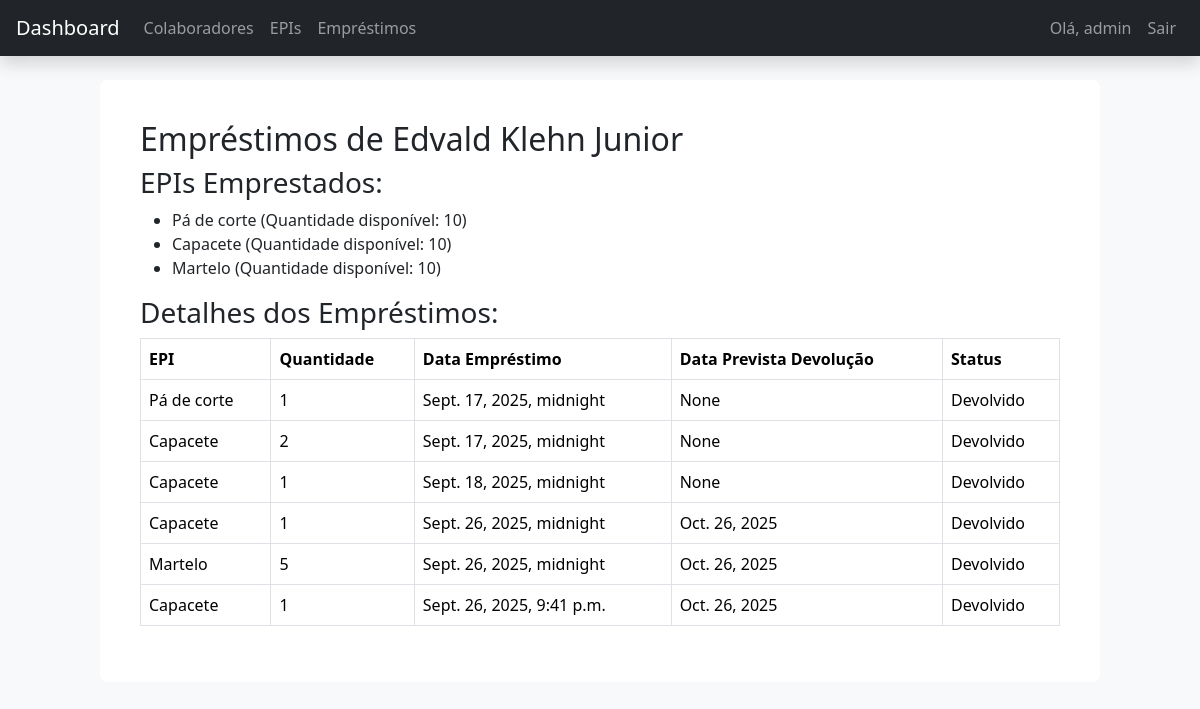
Before: /colaboradores/9/emprestimos/ (signed in) with the older database file.
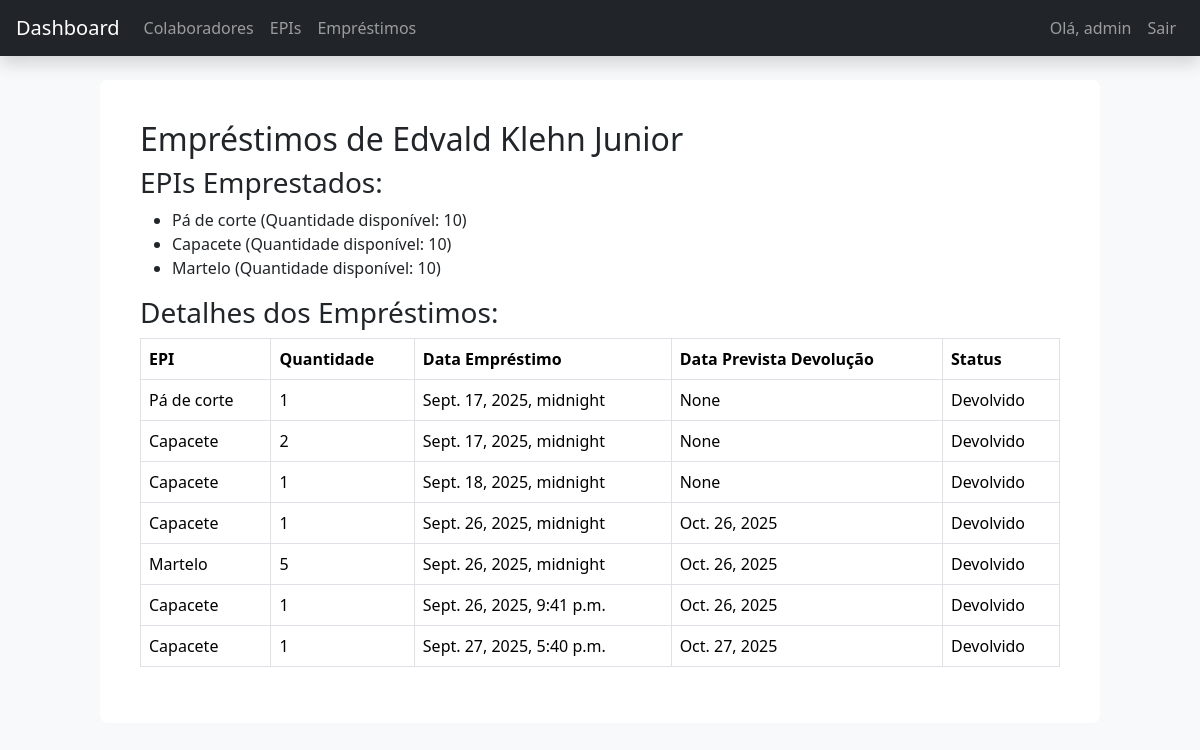
After: the same page with the newer database file.
### appEpi/models.py (models this page shows, shortened)
class Epi(models.Model):
    nome = models.CharField(max_length=100)
    descricao = models.TextField(blank=True, null=True)
    validade = models.DateField(blank=True, null=True)
    quantidade = models.PositiveIntegerField(default=0)
    @property
    def quantidade_disponivel(self):
        from .models import Emprestimo
        emprestados = Emprestimo.objects.filter(
            epi=self, status='Em uso'
        ).aggregate(models.Sum('quantidade'))['quantidade__sum'] or 0
        return self.quantidade - emprestados

class Emprestimo(models.Model):
    STATUS_CHOICES = [
        ('Em uso', 'Em uso'),
        ('Devolvido', 'Devolvido'),
    ]
    colaborador = models.ForeignKey(Colaborador, on_delete=models.CASCADE)
    epi = models.ForeignKey(Epi, on_delete=models.CASCADE)
    data_emprestimo = models.DateTimeField(auto_now_add=True)
    data_devolucao = models.DateField(blank=True, null=True)
    quantidade = models.PositiveIntegerField(default=1)
    status = models.CharField(max_length=10, choices=STATUS_CHOICES, default='Em uso')
    data_prevista_devolucao = models.DateField(blank=True, null=True)
    data_real_devolucao = models.DateField(blank=True, null=True)

### appEpi/views.py (the view)
# urls.py: path('colaboradores/<int:colaborador_id>/emprestimos/', views.listar_emprestimos_colaborador, name='listar_emprestimos_colaborador'),
@login_required
def listar_emprestimos_colaborador(request, colaborador_id):
    colaborador = get_object_or_404(Colaborador, id=colaborador_id)
    emprestimos = Emprestimo.objects.filter(colaborador=colaborador)
    epis_emprestados = Epi.objects.filter(emprestimo__colaborador=colaborador).distinct()
    return render(request, 'emprestimos/listar_emprestimos_colaborador.html', {
        'colaborador': colaborador,
        'emprestimos': emprestimos,
        'epis_emprestados': epis_emprestados
    })

### appEpi/templates/emprestimos/listar_emprestimos_colaborador.html
{% extends 'base.html' %}
{% block content %}
<div class="container">
    <h2>Empréstimos de {{ colaborador.nome }}</h2>
    <h3>EPIs Emprestados:</h3>
    {% if epis_emprestados %}
        <ul>
            {% for epi in epis_emprestados %}
                <li>{{ epi.nome }} (Quantidade disponível: {{ epi.quantidade_disponivel }})</li>
            {% endfor %}
        </ul>
    {% else %}
        <p>Este colaborador não pegou nenhum EPI emprestado.</p>
    {% endif %}
    <h3>Detalhes dos Empréstimos:</h3>
    {% if emprestimos %}
        <table class="table table-bordered">
            <thead>
                <tr>
                    <th>EPI</th>
                    <th>Quantidade</th>
                    <th>Data Empréstimo</th>
                    <th>Data Prevista Devolução</th>
                    <th>Status</th>
                </tr>
            </thead>
            <tbody>
                {% for emprestimo in emprestimos %}
                    <tr>
                        <td>{{ emprestimo.epi.nome }}</td>
                        <td>{{ emprestimo.quantidade }}</td>
                        <td>{{ emprestimo.data_emprestimo }}</td>
                        <td>{{ emprestimo.data_prevista_devolucao }}</td>
                        <td>{{ emprestimo.status }}</td>
                    </tr>
                {% endfor %}
            </tbody>
        </table>
    {% else %}
        <p>Este colaborador não tem empréstimos registrados.</p>
    {% endif %}
</div>
{% endblock %}

Changed rows visible on the page:
added Emprestimo: epi.nome "Capacete", quantidade "1", data_emprestimo "Sept. 27, 2025, 5:40 p.m.", data_prevista_devolucao "Oct. 27, 2025", status "Devolvido"
